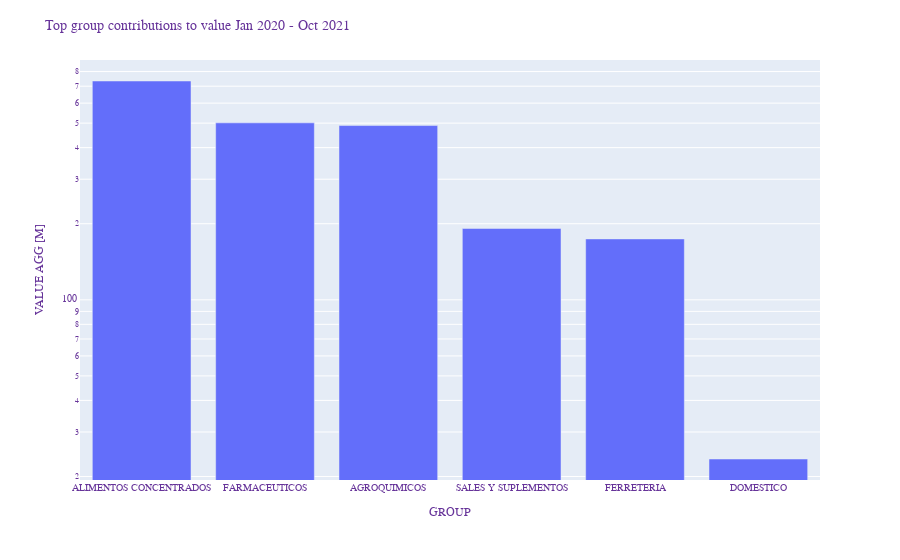

The code cell stored with this chart in its notebook:
### Code cell
fig = px.bar(x=topGroup['itemGroup'], y=topGroup['value'], log_y=True)


fig.update_layout(
    title        = "Top group contributions to value Jan 2020 - Oct 2021",
    xaxis_title  = "GROUP",
    yaxis_title  = "VALUE AGG [M]",
    font=dict(
        family="Courier New, monospace",
        size=10,
        color="RebeccaPurple"
    )
)

fig.show()

#Grouped products by category.
#Pharma and agrochemical products are tied in second place
#each of these categories double the next two in value aggregated.

### Figure 1 — Plotly figure (JSON) as saved in the notebook; plotly's stock layout.template omitted (floating-point values rounded to 4 significant figures)
{"data": [{"alignmentgroup": "True", "hovertemplate": "x=%{x}<br>y=%{y}<extra></extra>", "legendgroup": "", "marker": {"color": "#636efa", "pattern": {"shape": ""}}, "name": "", "offsetgroup": "", "orientation": "v", "showlegend": false, "textposition": "auto", "type": "bar", "x": ["ALIMENTOS CONCENTRADOS", "FARMACEUTICOS", "AGROQUIMICOS", "SALES Y SUPLEMENTOS", "FERRETERIA", "DOMESTICO"], "xaxis": "x", "y": [734.0, 501.3, 489.1, 191.6, 174.2, 23.46], "yaxis": "y"}], "layout": {"barmode": "relative", "font": {"color": "RebeccaPurple", "family": "Courier New, monospace", "size": 10}, "legend": {"tracegroupgap": 0}, "margin": {"t": 60}, "title": {"text": "Top group contributions to value Jan 2020 - Oct 2021"}, "xaxis": {"anchor": "y", "domain": [0, 1], "title": {"text": "GROUP"}}, "yaxis": {"anchor": "x", "domain": [0, 1], "title": {"text": "VALUE AGG [M]"}, "type": "log"}}}
